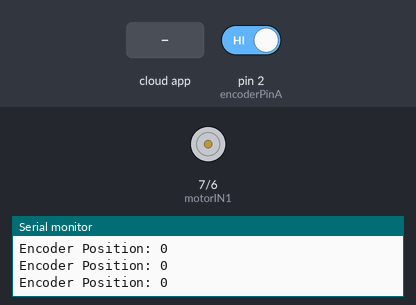
Bench run of a sketch on a simulated Arduino Uno, built with avr-gcc and run on an emulated ATmega328P. On the bench: motor-driver pin pairs drawn as motors (green arrow = first pin HIGH = forward, orange = second pin HIGH = backward, longer = more drive, scaled by the enable pin), the last lines printed to the serial monitor. The inputs (shaded band) are chosen by the test bench; at power-on: pin 2 (encoderPinA) HIGH. The ROS host is connected and sends only what is stated.

Above: at 1.2 s.
1.3 s: the phone or cloud app sets extension_setting to extend
At 1.9 s:
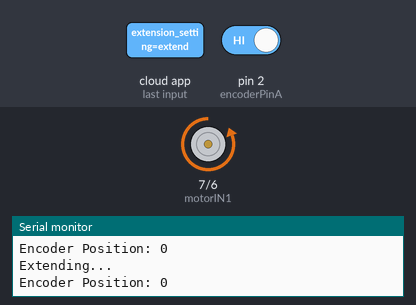
2.9 s: the phone or cloud app sets extension_setting to retract
At 3.9 s:
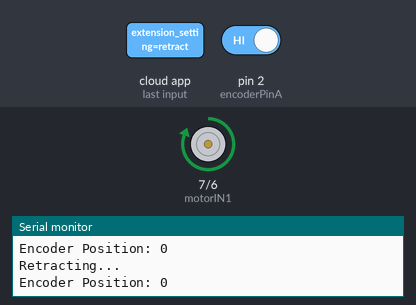
4.5 s: the phone or cloud app sets extension_setting to stop
At 5.9 s:
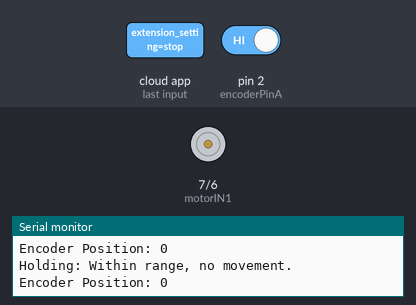
Timing chart, 0 to 7.5 s (numbered marks = the images above; inputs shaded):
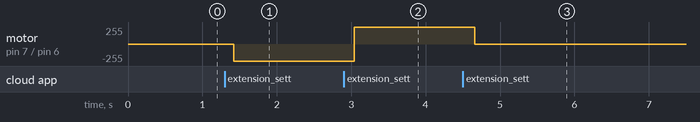

The sketch:

arduino_combined.ino
```cpp
#include <ros.h>
#include <std_msgs/String.h>
#include <std_msgs/Float32.h>

// Pin definitions for motor control
const int motorPWM = 9;   // PWM pin for motor speed control
const int motorIN1 = 7;   // Motor forward pin
const int motorIN2 = 6;   // Motor reverse pin

// Encoder pins
const int encoderPinA = 2;
const int encoderPinB = 3;

// Encoder variables
volatile long encoderPosition = 0;
long targetPosition = 0;  // This will be updated only when the "hold" command is received
bool isHolding = false;  // Flag to indicate if we should be holding the position

// Control parameters
const long maxEncoderPosition = 40000; // Maximum encoder counts for extension
const long minEncoderPosition = -40000;    // Minimum encoder counts for retraction
const int motorSpeed = 255;           // Motor speed for extend/retract
const int holdSpeed = 150;             // Motor speed for holding position
const float holdThreshold = 500;      // Tolerance in encoder counts for holding

// State machine states
enum MotorState { IDLE, EXTENDING, RETRACTING, HOLDING };
MotorState currentState = IDLE;

// ROS node handle
ros::NodeHandle nh;

// Publisher for encoder position
std_msgs::Float32 encoder_msg;
ros::Publisher encoder_pub("encoder_position", &encoder_msg);

// Subscriber callbacks
void extensionCallback(const std_msgs::String& msg);

// Subscribers
ros::Subscriber<std_msgs::String> sub_extension("extension_setting", &extensionCallback);

// ISR for encoder signals
void encoderISR() {
  int stateA = digitalRead(encoderPinA);
  int stateB = digitalRead(encoderPinB);
  if (stateA == stateB) {
    encoderPosition++;
  } else {
    encoderPosition--;
  }
}

// Variable to track consecutive stop commands
int stopCommandCount = 0;

// Callback for 'extension_setting' topic
void extensionCallback(const std_msgs::String& msg) {
  String command = msg.data;
  Serial.print("Received command: ");
  Serial.println(command);
  nh.loginfo(("Received command: " + command).c_str());

  if (command == "extend") {
    if (encoderPosition <= minEncoderPosition) {
      Serial.println("Already fully extended.");
      nh.loginfo("Already fully extended.");
      return;
    }
    currentState = EXTENDING;
    Serial.println("State set to EXTENDING.");
    nh.loginfo("State set to EXTENDING.");
  }
  else if (command == "retract") {
    if (encoderPosition >= maxEncoderPosition) {
      Serial.println("Already fully retracted.");
      nh.loginfo("Already fully retracted.");
      return;
    }
    currentState = RETRACTING;
    Serial.println("State set to RETRACTING.");
    nh.loginfo("State set to RETRACTING.");
  }
  else if (command == "stop") {
    // Check if stop is already sent once
    if (stopCommandCount == 1) {
      // Second consecutive stop command: motor stops completely
      digitalWrite(motorIN1, LOW);
      digitalWrite(motorIN2, LOW);
      analogWrite(motorPWM, 0);
      Serial.println("Motor completely stopped due to consecutive stop commands.");
      nh.loginfo("Motor completely stopped due to consecutive stop commands.");
      stopCommandCount = 0;  // Reset the stop count
      currentState = IDLE;
    } else {
      // First stop command: save the current position as the target and enter holding state
      targetPosition = encoderPosition;
      isHolding = true;  // Flag to indicate holding mode
      currentState = HOLDING;
      stopCommandCount = 1;  // Set count to 1
      Serial.println("State set to HOLDING.");
      nh.loginfo("State set to HOLDING.");
    }
  }
  else {
    Serial.println("Unknown command received.");
    nh.loginfo("Unknown command received.");
  }
}

// Motor control function
void controlMotor() {
  switch (currentState) {
    case IDLE:
      // Ensure motor is stopped
      digitalWrite(motorIN1, LOW);
      digitalWrite(motorIN2, LOW);
      analogWrite(motorPWM, 0);
      break;

    case EXTENDING:
      if (encoderPosition > minEncoderPosition) {
        // Extend: Move motor to decrease encoder position (negative direction)
        digitalWrite(motorIN1, LOW);
        digitalWrite(motorIN2, HIGH);  // Reverse direction for extension
        analogWrite(motorPWM, motorSpeed);
        Serial.println("Extending...");
        nh.loginfo("Extending...");
      }
      else {
        // Reached min position
        digitalWrite(motorIN1, LOW);
        digitalWrite(motorIN2, LOW);
        analogWrite(motorPWM, 0);
        Serial.println("Reached minimum extension.");
        nh.loginfo("Reached minimum extension.");
        currentState = IDLE;
      }
      break;

    case RETRACTING:
      if (encoderPosition < maxEncoderPosition) {
        // Retract: Move motor to increase encoder position (positive direction)
        digitalWrite(motorIN1, HIGH);
        digitalWrite(motorIN2, LOW);  // Forward direction for retraction
        analogWrite(motorPWM, motorSpeed);
        Serial.println("Retracting...");
        nh.loginfo("Retracting...");
      }
      else {
        // Reached max position
        digitalWrite(motorIN1, LOW);
        digitalWrite(motorIN2, LOW);
        analogWrite(motorPWM, 0);
        Serial.println("Reached maximum retraction.");
        nh.loginfo("Reached maximum retraction.");
        currentState = IDLE;
      }
      break;

    case HOLDING:
      if (isHolding) {
        // Holding position with ±100 encoder units tolerance
        long lowerLimit = targetPosition - 500;
        long upperLimit = targetPosition + 500;

        // If encoder position is less than the lower limit, apply motor to move it up
        if (encoderPosition < lowerLimit) {
          // Apply power to move it back up
          digitalWrite(motorIN1, HIGH);  // Move forward
          digitalWrite(motorIN2, LOW);
          analogWrite(motorPWM, holdSpeed);  // Full speed
          Serial.println("Holding: Moving up...");
          nh.loginfo("Holding: Moving up...");
        }
        // If encoder position is more than the upper limit, apply motor to move it down
        else if (encoderPosition > upperLimit) {
          // Apply power to move it back down
          digitalWrite(motorIN1, LOW);  // Move backward
          digitalWrite(motorIN2, HIGH);
          analogWrite(motorPWM, holdSpeed);  // Full speed
          Serial.println("Holding: Moving down...");
          nh.loginfo("Holding: Moving down...");
        }
        else {
          // Encoder is within range, no need to move
          digitalWrite(motorIN1, LOW);
          digitalWrite(motorIN2, LOW);
          analogWrite(motorPWM, 0);
          Serial.println("Holding: Within range, no movement.");
          nh.loginfo("Holding: Within range, no movement.");
        }
      }
      break;
  }
}

void setup() {
  // Initialize Serial for debugging
  Serial.begin(57600);
  while (!Serial) {
    ; // Wait for serial port to connect. Needed for native USB
  }
  Serial.println("Arduino Initialized.");
  nh.loginfo("Arduino Initialized.");

  // Initialize motor control pins
  pinMode(motorPWM, OUTPUT);
  pinMode(motorIN1, OUTPUT);
  pinMode(motorIN2, OUTPUT);

  // Initialize encoder pins
  pinMode(encoderPinA, INPUT_PULLUP);
  pinMode(encoderPinB, INPUT_PULLUP);
  attachInterrupt(digitalPinToInterrupt(encoderPinA), encoderISR, CHANGE);

  // Initialize ROS node
  nh.initNode();
  nh.advertise(encoder_pub);
  nh.subscribe(sub_extension);

  // Ensure motor is stopped
  digitalWrite(motorIN1, LOW);
  digitalWrite(motorIN2, LOW);
  analogWrite(motorPWM, 0);

  Serial.println("Setup complete.");
  nh.loginfo("Setup complete.");
}

void loop() {
  // Control the motor based on current command
  controlMotor();

  // Publish encoder position
  encoder_msg.data = (float)encoderPosition;
  encoder_pub.publish(&encoder_msg);

  // Log encoder position
  String encoderMessage = "Encoder Position: " + String(encoderPosition);
  nh.loginfo(encoderMessage.c_str());
  Serial.println(encoderMessage);

  nh.spinOnce();
  delay(100); // 10 Hz loop
}
```

Measured:
- after the input at 1.3 s, motor on pin 7 (motorIN1) / pin 6 (motorIN2): stopped → backward 255/255 after 0.12 s
- after the input at 2.9 s, motor on pin 7 (motorIN1) / pin 6 (motorIN2): backward 255/255 → forward 255/255 after 0.14 s
- after the input at 4.5 s, motor on pin 7 (motorIN1) / pin 6 (motorIN2): forward 255/255 → stopped after 0.16 s
